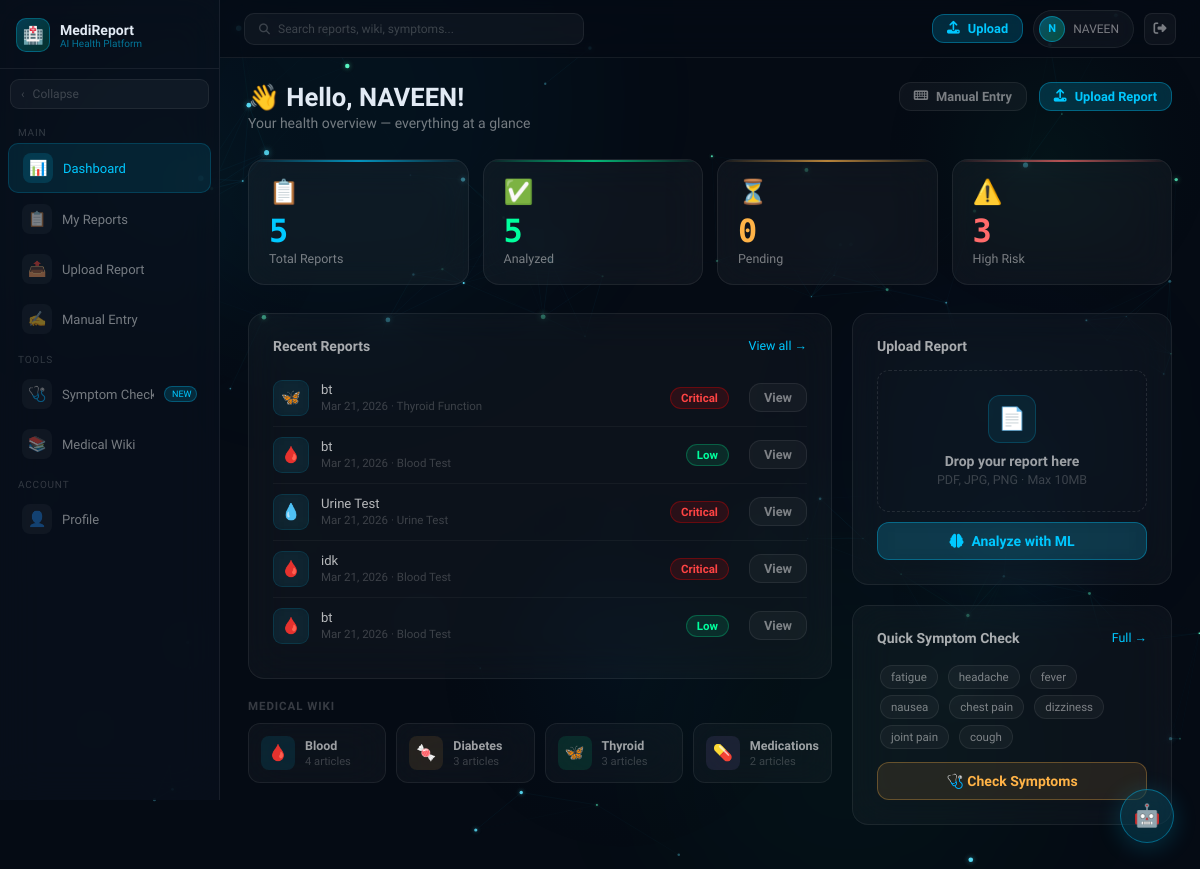
The page /dashboard/ (signed in) on the database its author committed.
### reports/models.py (models this page shows, shortened)
class MedicalReport(models.Model):
    REPORT_TYPES = [
        ('blood_test', 'Blood Test'),
        ('urine_test', 'Urine Test'),
        ('xray', 'X-Ray'),
        ('mri', 'MRI Scan'),
        ('ct_scan', 'CT Scan'),
        ('ecg', 'ECG/EKG'),
        ('lipid_profile', 'Lipid Profile'),
        ('thyroid', 'Thyroid Function'),
        ('liver_function', 'Liver Function'),
        ('kidney_function', 'Kidney Function'),
        ('other', 'Other'),
    ]
    STATUS_CHOICES = [
        ('pending', 'Pending'),
        ('analyzing', 'Analyzing'),
        ('completed', 'Completed'),
        ('failed', 'Failed'),
    ]
    user = models.ForeignKey(User, on_delete=models.CASCADE, related_name='reports')
    title = models.CharField(max_length=255)
    report_type = models.CharField(max_length=50, choices=REPORT_TYPES, default='other')
    file = models.FileField(upload_to='reports/%Y/%m/%d/')
    file_type = models.CharField(max_length=20, default='pdf')  # pdf, image
    status = models.CharField(max_length=20, choices=STATUS_CHOICES, default='pending')
    uploaded_at = models.DateTimeField(auto_now_add=True)
    analyzed_at = models.DateTimeField(null=True, blank=True)
    patient_name = models.CharField(max_length=255, blank=True)
    patient_age = models.IntegerField(null=True, blank=True)
    notes = models.TextField(blank=True)
    analysis_summary = models.TextField(blank=True)
    key_findings = models.TextField(blank=True)
    medications = models.TextField(blank=True)
    precautions = models.TextField(blank=True)
    prevention = models.TextField(blank=True)
    lifestyle_advice = models.TextField(blank=True)
    when_to_see_doctor = models.TextField(blank=True)
    risk_level = models.CharField(max_length=20, blank=True)  # low, medium, high, critical
    raw_analysis = models.TextField(blank=True)
    class Meta:
        ordering = ['-uploaded_at']

### reports/views.py (the view)
# urls.py: path('dashboard/', views.dashboard, name='dashboard'),
@login_required
def dashboard(request):
    reports = MedicalReport.objects.filter(user=request.user)
    context = {
        'recent_reports': reports[:5],
        'total_reports': reports.count(),
        'completed_reports': reports.filter(status='completed').count(),
        'pending_reports': reports.filter(status__in=['pending', 'analyzing']).count(),
        'high_risk_reports': reports.filter(risk_level__in=['high', 'critical']).count(),
    }
    return render(request, 'dashboard.html', context)

### templates/dashboard.html (shortened to what this page needs)
{% extends 'base.html' %}
{% block content %}
<div class="main-content">
    <div style="display:flex;align-items:flex-start;justify-content:space-between;margin-bottom:1.75rem;flex-wrap:wrap;gap:1rem">
        <div>
            <h1 style="font-size:1.6rem;font-weight:600;color:var(--text)">👋 Hello, {{ user.first_name|default:user.username }}!</h1>
            <p style="font-size:0.875rem;color:var(--muted);margin-top:3px">Your health overview — everything at a glance</p>
        </div>
        <div style="display:flex;gap:0.75rem;flex-wrap:wrap">
            <a href="{% url 'manual_entry' %}" class="btn btn-outline btn-sm"><i class="fas fa-keyboard"></i> Manual Entry</a>
            <a href="{% url 'upload_report' %}" class="btn btn-primary btn-sm"><i class="fas fa-upload"></i> Upload Report</a>
        </div>
    </div>
    <div class="stats-grid">
        <div class="stat-glass" style="--stat-color:#00c8ff">
            <div class="stat-icon">📋</div>
            <div class="stat-num">{{ total_reports }}</div>
            <div class="stat-lbl">Total Reports</div>
        </div>
        <div class="stat-glass" style="--stat-color:#00ff9d">
            <div class="stat-icon">✅</div>
            <div class="stat-num">{{ completed_reports }}</div>
            <div class="stat-lbl">Analyzed</div>
        </div>
        <div class="stat-glass" style="--stat-color:#ffb347">
            <div class="stat-icon">⏳</div>
            <div class="stat-num">{{ pending_reports }}</div>
            <div class="stat-lbl">Pending</div>
        </div>
        <div class="stat-glass" style="--stat-color:#ff6b6b">
            <div class="stat-icon">⚠️</div>
            <div class="stat-num">{{ high_risk_reports }}</div>
            <div class="stat-lbl">High Risk</div>
        </div>
    </div>
    <div class="dash-grid">
        <div style="display:flex;flex-direction:column;gap:1.25rem">
            <div class="gcard">
                <div class="card-header">
                    <span class="card-title">Recent Reports</span>
                    <a href="{% url 'report_list' %}" class="card-link">View all →</a>
                </div>
                {% if recent_reports %}
                {% for report in recent_reports %}
                <div class="rrow">
                    <div class="ricon" style="background:rgba(0,200,255,0.08);border:0.5px solid rgba(0,200,255,0.12)">
                        {% if report.report_type == 'blood_test' %}🩸
                        {% elif report.report_type == 'thyroid' %}🦋
                        {% elif report.report_type == 'lipid_profile' %}🫀
                        {% elif report.report_type == 'urine_test' %}💧
                        {% elif report.report_type == 'xray' %}🦴
                        {% elif report.report_type == 'mri' %}🧠
                        {% else %}📋{% endif %}
                    </div>
                    <div style="flex:1">
                        <div class="rname">{{ report.title }}</div>
                        <div class="rdate">{{ report.uploaded_at|date:"M d, Y" }} · {{ report.get_report_type_display }}</div>
                    </div>
                    {% if report.risk_level %}
                    <span class="risk-badge risk-{{ report.risk_level }}">{{ report.risk_level|title }}</span>
                    {% else %}
                    <span class="status-badge status-{{ report.status }}">{{ report.status|title }}</span>
                    {% endif %}
                    <a href="{% url 'report_detail' report.pk %}" class="btn btn-outline btn-sm" style="margin-left:8px">View</a>
                </div>
                {% endfor %}
                {% else %}
                <div class="empty-state">
                    <div class="empty-icon">📋</div>
                    <p style="margin-bottom:1rem">No reports yet. Upload your first report!</p>
                    <a href="{% url 'upload_report' %}" class="btn btn-primary btn-sm"><i class="fas fa-upload"></i> Upload Now</a>
                </div>
                {% endif %}
            </div>
            <div>
                <div style="font-size:0.72rem;font-weight:600;color:var(--dim);text-transform:uppercase;letter-spacing:0.08em;margin-bottom:10px">Medical Wiki</div>
                <div class="wiki-row">
                    <a href="{% url 'wiki_category' 'blood' %}" class="wcard">
                        <div class="wicon" style="background:rgba(0,200,255,0.1)">🩸</div>
                        <div><div class="wtitle">Blood</div><div class="wcount">4 articles</div></div>
                    </a>
                    <a href="{% url 'wiki_category' 'diabetes' %}" class="wcard">
                        <div class="wicon" style="background:rgba(255,179,71,0.1)">🍬</div>
                        <div><div class="wtitle">Diabetes</div><div class="wcount">3 articles</div></div>
                    </a>
                    <a href="{% url 'wiki_category' 'thyroid' %}" class="wcard">
                        <div class="wicon" style="background:rgba(0,255,157,0.1)">🦋</div>
                        <div><div class="wtitle">Thyroid</div><div class="wcount">3 articles</div></div>
                    </a>
                    <a href="{% url 'wiki_category' 'drugs' %}" class="wcard">
                        <div class="wicon" style="background:rgba(176,136,255,0.1)">💊</div>
                        <div><div class="wtitle">Medications</div><div class="wcount">2 articles</div></div>
                    </a>
                </div>
            </div>
        </div>
        <div style="display:flex;flex-direction:column;gap:1.25rem">
            <div class="gcard">
                <div class="card-header">
                    <span class="card-title">Upload Report</span>
                </div>
                <a href="{% url 'upload_report' %}" class="upload-zone">
                    <div class="upload-zone-icon">📄</div>
                    <div class="upload-zone-title">Drop your report here</div>
                    <div class="upload-zone-sub">PDF, JPG, PNG · Max 10MB</div>
                </a>
                <a href="{% url 'upload_report' %}" class="btn btn-primary" style="width:100%;justify-content:center;margin-top:10px">
                    <i class="fas fa-brain"></i> Analyze with ML
                </a>
            </div>
            <div class="gcard">
                <div class="card-header">
                    <span class="card-title">Quick Symptom Check</span>
                    <a href="{% url 'symptom_checker' %}" class="card-link">Full →</a>
                </div>
                <div>
                    <span class="qtag">fatigue</span>
                    <span class="qtag">headache</span>
                    <span class="qtag">fever</span>
                    <span class="qtag">nausea</span>
                    <span class="qtag">chest pain</span>
                    <span class="qtag">dizziness</span>
                    <span class="qtag">joint pain</span>
                    <span class="qtag">cough</span>
                </div>
                <a href="{% url 'symptom_checker' %}" class="btn" style="width:100%;justify-content:center;margin-top:10px;background:rgba(255,179,71,0.1);color:var(--warn);border:0.5px solid rgba(255,179,71,0.3)">
                    🩺 Check Symptoms
                </a>
            </div>
        </div>
    </div>
</div>
{% endblock %}

### templates/base.html (shortened to what this page needs)
<!DOCTYPE html>
<html lang="en">
<head>
    <link rel="stylesheet" href="https://cdnjs.cloudflare.com/ajax/libs/font-awesome/6.5.0/css/all.min.css">
</head>
<body id="body">
    <div class="blobs">
        <div class="blob blob1"></div>
        <div class="blob blob2"></div>
        <div class="blob blob3"></div>
    </div>
    {% if user.is_authenticated %}
    <canvas id="bg-canvas"></canvas>
    {% endif %}
    <aside class="sidebar" id="sidebar" {% if not user.is_authenticated %}style="display:none"{% endif %}>
        <div class="logo-area">
            <div class="logo-icon">🏥</div>
            <div class="logo-text">
                <div class="logo-name">MediReport</div>
                <div class="logo-sub">AI Health Platform</div>
            </div>
        </div>
        <div class="collapse-btn" onclick="toggleSidebar()" title="Toggle sidebar">
            <span class="collapse-arrow" id="collapse-arrow">&#8249;</span>
            <span class="collapse-label">Collapse</span>
        </div>
        {% if user.is_authenticated %}
        <div class="nav-section-label">Main</div>
        <a href="{% url 'dashboard' %}" class="nav-item {% if request.resolver_match.url_name == 'dashboard' %}active{% endif %}">
            <div class="nav-icon">📊</div>
            <span class="nav-label">Dashboard</span>
        </a>
        <a href="{% url 'report_list' %}" class="nav-item {% if request.resolver_match.url_name == 'report_list' %}active{% endif %}">
            <div class="nav-icon">📋</div>
            <span class="nav-label">My Reports</span>
        </a>
        <a href="{% url 'upload_report' %}" class="nav-item {% if request.resolver_match.url_name == 'upload_report' %}active{% endif %}">
            <div class="nav-icon">📤</div>
            <span class="nav-label">Upload Report</span>
        </a>
        <a href="{% url 'manual_entry' %}" class="nav-item {% if request.resolver_match.url_name == 'manual_entry' %}active{% endif %}">
            <div class="nav-icon">✍️</div>
            <span class="nav-label">Manual Entry</span>
        </a>
        <div class="nav-section-label">Tools</div>
        <a href="{% url 'symptom_checker' %}" class="nav-item {% if request.resolver_match.url_name == 'symptom_checker' %}active{% endif %}">
            <div class="nav-icon">🩺</div>
            <span class="nav-label">Symptom Checker</span>
            <span class="badge-pill">NEW</span>
        </a>
        <a href="{% url 'wiki_home' %}" class="nav-item {% if 'wiki' in request.resolver_match.url_name %}active{% endif %}">
            <div class="nav-icon">📚</div>
            <span class="nav-label">Medical Wiki</span>
        </a>
        <div class="nav-section-label">Account</div>
        <a href="{% url 'profile' %}" class="nav-item {% if request.resolver_match.url_name == 'profile' %}active{% endif %}">
            <div class="nav-icon">👤</div>
            <span class="nav-label">Profile</span>
        </a>
        {% endif %}
    </aside>
    <div class="layout-wrapper" id="layout-wrapper" style="{% if not user.is_authenticated %}margin-left:0{% endif %}">
        <nav class="topbar">
            <div class="search-glass">
                <span><i class="fas fa-search" style="font-size:11px"></i></span>
                <span>Search reports, wiki, symptoms...</span>
            </div>
            <div class="topbar-right">
                {% if user.is_authenticated %}
                <a href="{% url 'upload_report' %}" class="btn btn-primary btn-sm">
                    <i class="fas fa-upload"></i> Upload
                </a>
                <a href="{% url 'profile' %}" class="user-glass">
                    <div class="avatar">{{ user.first_name|first|upper|default:user.username|first|upper }}</div>
                    <div class="user-name">{{ user.first_name|default:user.username }}</div>
                </a>
                <a href="{% url 'logout' %}" class="notif-btn" title="Logout">
                    <i class="fas fa-sign-out-alt" style="font-size:13px"></i>
                </a>
                {% else %}
                <a href="{% url 'login' %}" class="btn btn-outline btn-sm">Login</a>
                <a href="{% url 'register' %}" class="btn btn-primary btn-sm">Get Started</a>
                {% endif %}
            </div>
        </nav>
        {% block content %}{% endblock %}
    </div>
    {% if user.is_authenticated %}
    <button id="medibot-btn" onclick="toggleMedibot()" title="Ask MediBot">🤖</button>
    {% endif %}
</body>

### rows shown on the page
MedicalReport: title "bt", uploaded_at "Mar 21, 2026", report_type "Thyroid Function", risk_level "Critical"
MedicalReport: title "bt", uploaded_at "Mar 21, 2026", report_type "Blood Test", risk_level "Low"
MedicalReport: title "Urine Test", uploaded_at "Mar 21, 2026", report_type "Urine Test", risk_level "Critical"
MedicalReport: title "idk", uploaded_at "Mar 21, 2026", report_type "Blood Test", risk_level "Critical"
MedicalReport: title "bt", uploaded_at "Mar 21, 2026", report_type "Blood Test", risk_level "Low"

### other values the page prints
{{ user.first_name|first|upper|default:user.username|first|upper }} "N"
{{ user.first_name|default:user.username }} "NAVEEN"
{{ total_reports }} "5"
{{ completed_reports }} "5"
{{ pending_reports }} "0"
{{ high_risk_reports }} "3"
